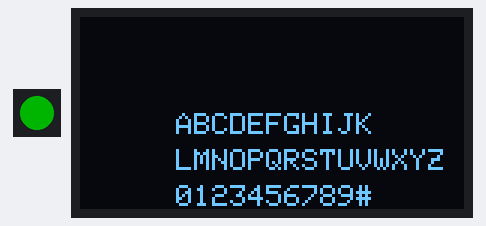
A program run on a simulated Raspberry Pi Pico. Shown: 1 RGB LEDs in strip order, left to right, 128×64 one-colour display. Dim RGB values are drawn brighter than linear.

Above: at 0.3 s.
At 1.1 s:
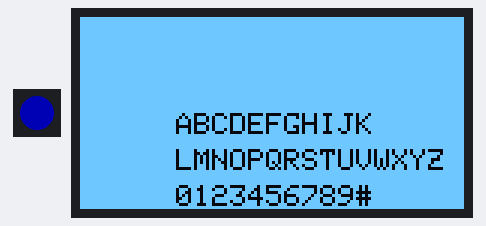
At 2.1 s:
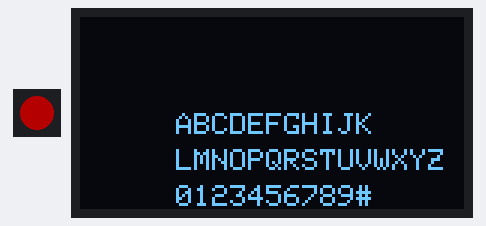
Timing chart, 0 to 40.0 s (numbered marks = the images above):
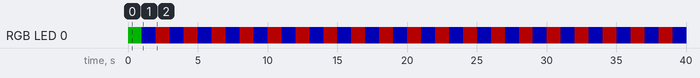

Measured:
- by itself, RGB LED 0: repeats every 2.0 s: RGB(0, 0, 64) 1.0 s, RGB(64, 0, 0) 1.0 s
- what the display in image 0 shows lasts 0.8 s, from 0.2 s to 1.0 s
- what the display in image 1 shows lasts 1.0 s, from 1.0 s to 2.0 s

The program:

main.cpp
```cpp
#include <Arduino.h>
#include <Adafruit_SSD1306.h>
#include <Adafruit_NeoPixel.h>

#define PIN_I2C_SDA			0
#define PIN_I2C_SCL			1
#define PIN_NEOPIXEL		16
#define PIN_SSD1306_RESET 	(-1)
#define SSD1306_ADDRESS 	0x3c
#define SSD1306_WIDTH 		128
#define SSD1306_HEIGHT 		64
#define SSD1306_OFFSET_X 	32
#define SSD1306_OFFSET_Y 	32

#define COLOR_BLUE      0x000040UL    // blue
#define COLOR_RED       0x400000UL    // red
#define COLOR_GREEN     0x004000UL    // green

Adafruit_NeoPixel led(1, PIN_NEOPIXEL, NEO_GRB + NEO_KHZ800);
Adafruit_SSD1306 ssd1306(SSD1306_WIDTH, SSD1306_HEIGHT, &Wire, PIN_SSD1306_RESET);
uint32_t lastTime = 0;
int state=0;

void drawText(int16_t yp, const char *text) {
	ssd1306.setCursor(SSD1306_OFFSET_X, (int16_t)(yp+SSD1306_OFFSET_Y));
	ssd1306.println(text);
	ssd1306.display();
}


void setup() {
	led.begin();
	led.setPixelColor(0, COLOR_GREEN);
	led.show();

	Wire.setSDA(PIN_I2C_SDA);
	Wire.setSCL(PIN_I2C_SCL);
	Wire.begin();
	delay(100);

	if (!ssd1306.begin(SSD1306_SWITCHCAPVCC,SSD1306_ADDRESS,false)) {
		for (;;) {
			uint32_t now = millis();
			if (now - lastTime > 400UL) {
				if (state == 0) {
					led.setPixelColor(0, COLOR_RED);
					state = 1;
				} else {
					led.setPixelColor(0, 0);
					state = 0;
				}
				led.show();
				lastTime = now;
			}
		}
	}

	ssd1306.clearDisplay();
	ssd1306.setTextColor(SSD1306_WHITE);
	ssd1306.setTextSize(1);
	drawText(0,"ABCDEFGHIJK");
	drawText(12,"LMNOPQRSTUVWXYZ");
	drawText(24,"0123456789#");
}

void loop() {
	uint32_t now = millis();
	if (now - lastTime > 1000UL) {
		switch (state) {
			case 0:
				ssd1306.invertDisplay(true);
				led.setPixelColor(0, COLOR_BLUE);
				state = 1;
				break;
			case 1:
				ssd1306.invertDisplay(false);
				led.setPixelColor(0, COLOR_RED);
				state = 0;
				break;
		}
		led.show();
		lastTime = now;
	}
}
```
